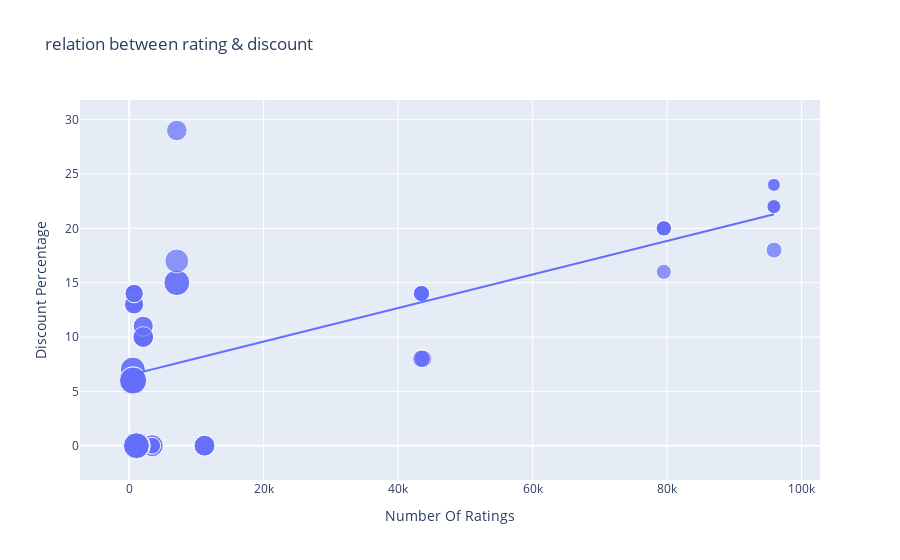

The notebook cell saved with this chart:
### Code cell
figure=px.scatter(data_frame=data,x='Number Of Ratings',y='Discount Percentage',size='Sale Price',
                  trendline='ols',title='relation between rating & discount')
figure.show()

### Figure 1 — Plotly figure (JSON) as saved in the notebook; plotly's stock layout.template omitted (floating-point values rounded to 4 significant figures)
{"data": [{"hovertemplate": "Number Of Ratings=%{x}<br>Discount Percentage=%{y}<br>Sale Price=%{marker.size}<extra></extra>", "legendgroup": "", "marker": {"color": "#636efa", "size": [49900, 84900, 84900, 77000, 77000, 49900, 49900, 77000, 89900, 41999, 39999, 41999, 41999, 41999, 131900, 117100, 131900, 117100, 74999, 117900, 117100, 117900, 99900, 44999, 140900, 130900, 64900, 120900, 59900, 75900, 110900, 130900, 120900, 64900, 64900, 75900, 75900, 120900, 59900, 120900, 75900, 140900, 70900, 70900, 75900, 59900, 110900, 120900, 130900, 130900, 54999, 54999, 29999, 34999, 34999, 34999, 54999, 29999, 46999, 46999, 46999, 46999], "sizemode": "area", "sizeref": 352.2, "symbol": "circle"}, "mode": "markers", "name": "", "orientation": "v", "showlegend": false, "type": "scatter", "x": [3431, 3431, 3431, 11202, 11202, 3431, 3431, 11202, 1454, 79512, 79512, 79582, 79512, 79512, 1078, 1078, 1078, 1078, 7088, 7088, 1078, 7088, 7081, 95909, 542, 580, 740, 545, 740, 2101, 545, 580, 580, 730, 730, 2101, 2101, 580, 740, 580, 2092, 545, 2101, 2092, 2101, 740, 545, 580, 580, 580, 43707, 43707, 95807, 95909, 95807, 95909, 43470, 95909, 43470, 43470, 43470, 43470], "xaxis": "x", "y": [0, 0, 0, 0, 0, 0, 0, 0, 0, 20, 16, 20, 20, 20, 0, 0, 0, 0, 29, 15, 0, 15, 17, 18, 6, 6, 13, 6, 14, 10, 7, 6, 6, 13, 13, 10, 10, 6, 14, 6, 10, 6, 11, 11, 10, 14, 7, 6, 6, 6, 8, 8, 24, 22, 22, 22, 8, 24, 14, 14, 14, 14], "yaxis": "y"}, {"hovertemplate": "<b>OLS trendline</b><br>Discount Percentage = 0.000154292 * Number Of Ratings + 6.49233<br>R<sup>2</sup>=0.468988<br><br>Number Of Ratings=%{x}<br>Discount Percentage=%{y} <b>(trend)</b><extra></extra>", "legendgroup": "", "marker": {"color": "#636efa", "symbol": "circle"}, "mode": "lines", "name": "", "showlegend": false, "type": "scatter", "x": [542, 545, 545, 545, 545, 580, 580, 580, 580, 580, 580, 580, 580, 730, 730, 740, 740, 740, 740, 1078, 1078, 1078, 1078, 1078, 1454, 2092, 2092, 2101, 2101, 2101, 2101, 2101, 3431, 3431, 3431, 3431, 3431, 7081, 7088, 7088, 7088, 11202, 11202, 11202, 43470, 43470, 43470, 43470, 43470, 43707, 43707, 79512, 79512, 79512, 79512, 79582, 95807, 95807, 95909, 95909, 95909, 95909], "xaxis": "x", "y": [6.576, 6.576, 6.576, 6.576, 6.576, 6.582, 6.582, 6.582, 6.582, 6.582, 6.582, 6.582, 6.582, 6.605, 6.605, 6.607, 6.607, 6.607, 6.607, 6.659, 6.659, 6.659, 6.659, 6.659, 6.717, 6.815, 6.815, 6.816, 6.816, 6.816, 6.816, 6.816, 7.022, 7.022, 7.022, 7.022, 7.022, 7.585, 7.586, 7.586, 7.586, 8.221, 8.221, 8.221, 13.2, 13.2, 13.2, 13.2, 13.2, 13.24, 13.24, 18.76, 18.76, 18.76, 18.76, 18.77, 21.27, 21.27, 21.29, 21.29, 21.29, 21.29], "yaxis": "y"}], "layout": {"autosize": true, "legend": {"itemsizing": "constant", "tracegroupgap": 0}, "title": {"text": "relation between rating & discount"}, "xaxis": {"anchor": "y", "autorange": true, "domain": [0, 1], "range": [-6750.0, 102400.0], "title": {"text": "Number Of Ratings"}, "type": "linear"}, "yaxis": {"anchor": "x", "autorange": true, "domain": [0, 1], "range": [-5.213, 33.41], "title": {"text": "Discount Percentage"}, "type": "linear"}}}
